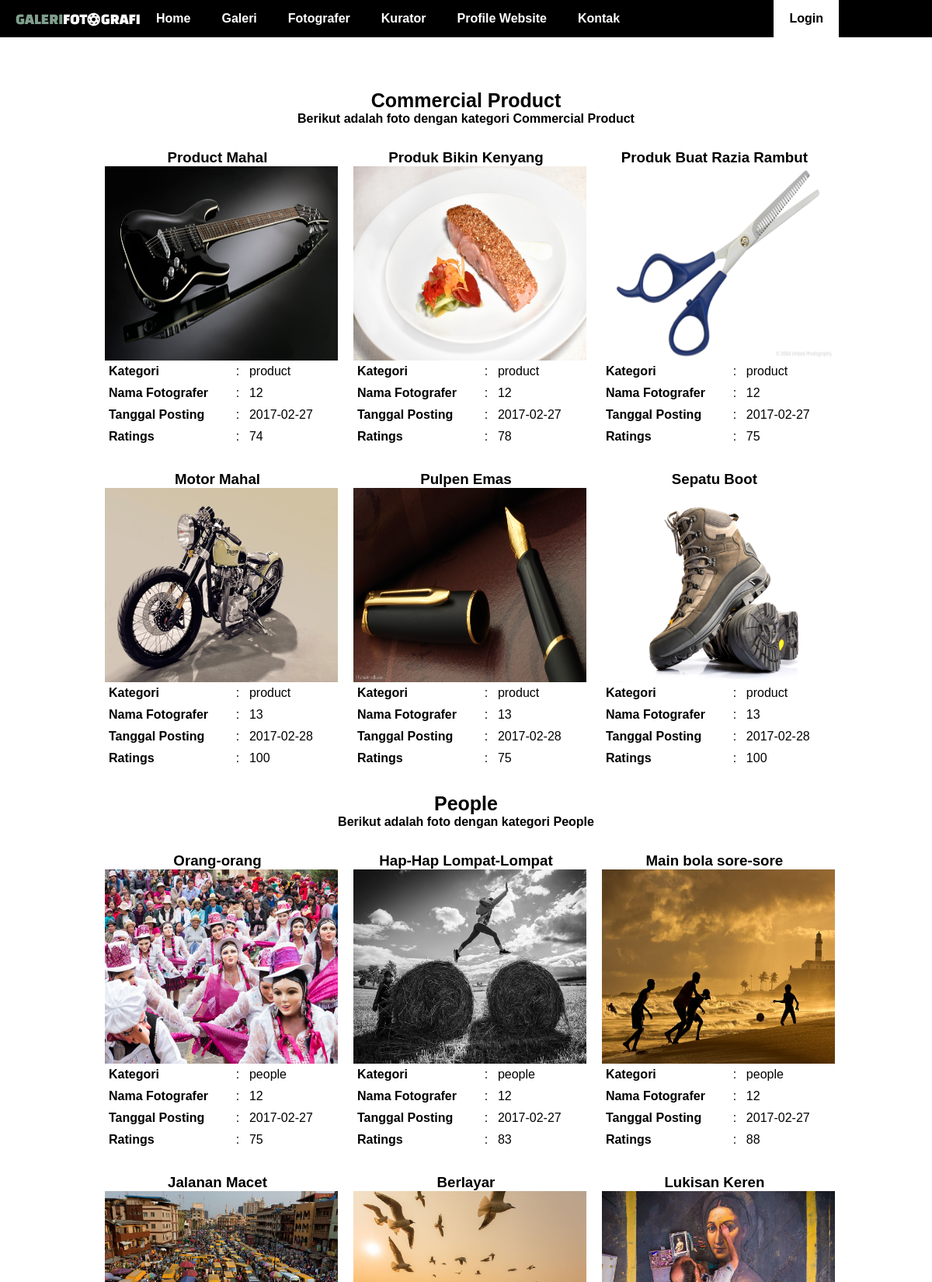
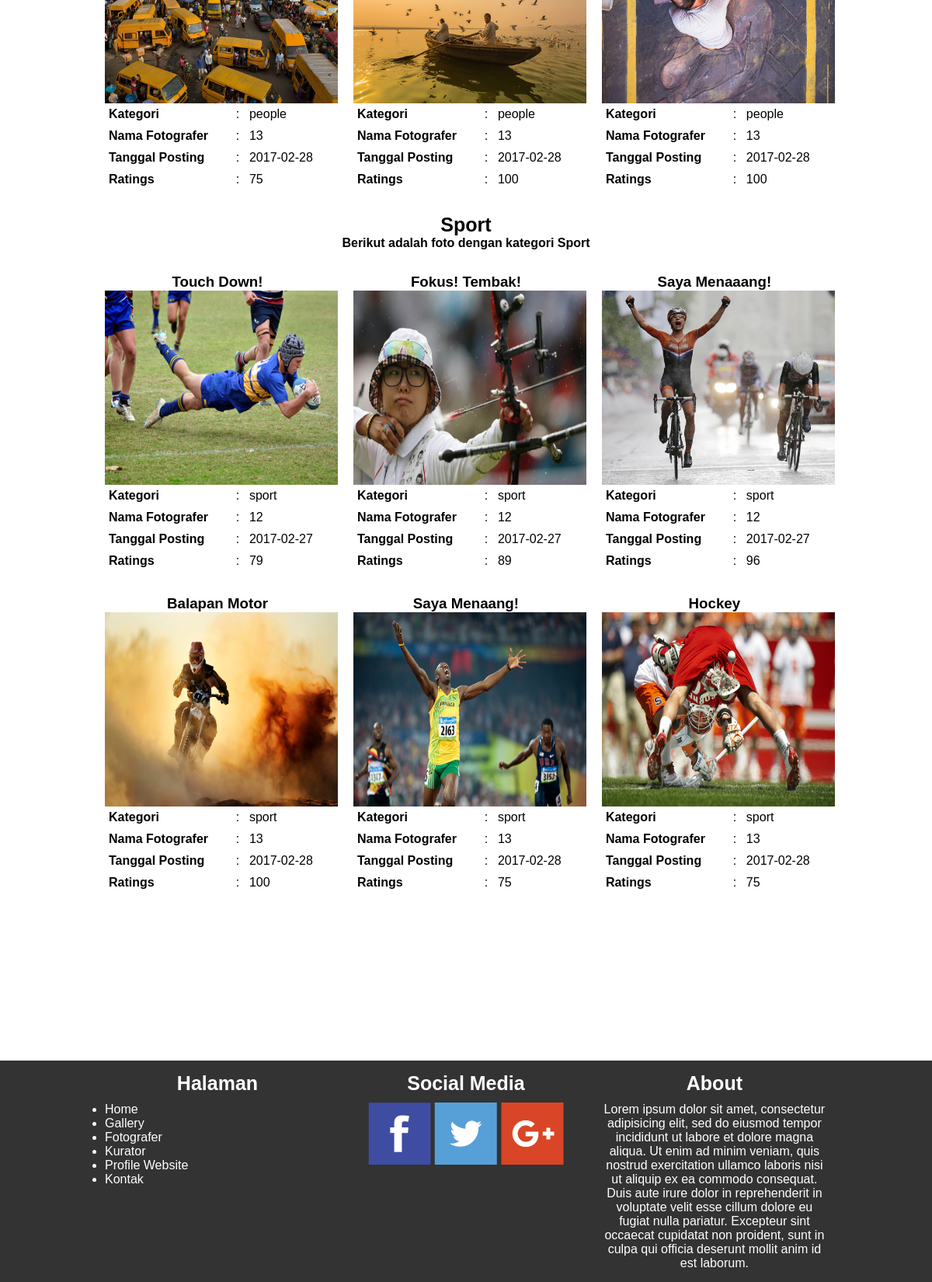
The app's page /?page=gallery with its own data (2 pictures, top to bottom).
### tables this page shows
CREATE TABLE `tb_photo` (
  `id` int(11) NOT NULL,
  `title` varchar(25) NOT NULL,
  `photo` varchar(50) NOT NULL,
  `category` enum('product','people','sport','') DEFAULT NULL,
  `date` date NOT NULL,
  `descPhoto` text NOT NULL,
  `id_user` int(11) NOT NULL,
  `ratings` int(11) DEFAULT NULL
);

### page/gallery.php (the view, shortened to what this page needs)
<?php
  require_once "header.php";
  require_once "core/connection.php";
?>
<section id="gallery">
  <div class="container">
    <div class="row area" style="padding-top:100px;">
<?php
$product_query = "SELECT * FROM tb_photo WHERE category ='product' && ratings >= 74 ";
$product_result = $conn->query($product_query);
?>
      <div class="col-12">
        <h1 class="master-title">Commercial Product</h1>
        <p class="main-title-desc"><b>Berikut adalah foto dengan kategori Commercial Product</b></p>
      </div>
<?php
 if($product_result->num_rows > 0){
   while($product = $product_result->fetch_assoc()){
?>
      <div class="col-4">
        <h3 class="titlePhoto"><a href="?page=photo&action=view&id=<?= $product['id'];?>"><?= $product['title']; ?></a></h3>
        <a href="?page=photo&action=view&id=<?= $product['id'];?>"><img src="asset/img/<?= $product['photo']; ?>" class="box-photo" style="margin: auto; display:block;"></a>
        <table>
          <tr>
            <td><b>Kategori</b></td>
            <td>:</td>
            <td><?= $product['category']; ?></td>
          </tr>
          <tr>
            <td><b>Nama Fotografer</b></td>
            <td>:</td>
            <td><?= $product['id_user']; ?></td>
          </tr>
          <tr>
            <td><b>Tanggal Posting</b></td>
            <td>:</td>
            <td><?= $product['date']; ?></td>
          </tr>
          <tr>
            <td><b>Ratings</b></td>
            <td>:</td>
            <td><?= $product['ratings']; ?></td>
          </tr>
        </table>
      </div>
<?php } }?>
<?php
$people_query = "SELECT * FROM tb_photo WHERE category='people' && ratings >= 74 ";
$people_result = $conn->query($people_query);
?>
<div class="col-12">
  <h1 class="master-title">People</h1>
  <p class="main-title-desc"><b>Berikut adalah foto dengan kategori People</b></p>
</div>
<?php
 if($people_result->num_rows > 0){
   while($people = $people_result->fetch_assoc()){
?>
      <div class="col-4">
        <h3 class="titlePhoto"><a href="?page=photo&action=view&id=<?= $people['id'];?>"><?= $people['title']; ?></a></h3>
        <a href="?page=photo&action=view&id=<?= $people['id'];?>"><img src="asset/img/<?= $people['photo']; ?>" class="box-photo" style="margin: auto; display:block;"></a>
        <table>
          <tr>
            <td><b>Kategori</b></td>
            <td>:</td>
            <td><?= $people['category']; ?></td>
          </tr>
          <tr>
            <td><b>Nama Fotografer</b></td>
            <td>:</td>
            <td><?= $people['id_user']; ?></td>
          </tr>
          <tr>
            <td><b>Tanggal Posting</b></td>
            <td>:</td>
            <td><?= $people['date']; ?></td>
          </tr>
          <tr>
            <td><b>Ratings</b></td>
            <td>:</td>
            <td><?= $people['ratings']; ?></td>
          </tr>
        </table>
      </div>
<?php } }?>
<?php
$sport_query = "SELECT * FROM tb_photo WHERE category='sport' && ratings >= 74 ";
$sport_result = $conn->query($sport_query);
?>
<div class="col-12">
  <h1 class="master-title">Sport</h1>
  <p class="main-title-desc"><b>Berikut adalah foto dengan kategori Sport</b></p>
</div>
<?php
 if($sport_result->num_rows > 0){
   while($sport = $sport_result->fetch_assoc()){
?>
      <div class="col-4">
        <h3 class="titlePhoto"><a href="?page=photo&action=view&id=<?= $sport['id'];?>"><?= $sport['title']; ?></a></h3>
        <a href="?page=photo&action=view&id=<?= $sport['id'];?>"><img src="asset/img/<?= $sport['photo']; ?>" class="box-photo" style="margin: auto; display:block;"></a>
        <table>
          <tr>
            <td><b>Kategori</b></td>
            <td>:</td>
            <td><?= $sport['category']; ?></td>
          </tr>
          <tr>
            <td><b>Nama Fotografer</b></td>
            <td>:</td>
            <td><?= $sport['id_user']; ?></td>
          </tr>
          <tr>
            <td><b>Tanggal Posting</b></td>
            <td>:</td>
            <td><?= $sport['date']; ?></td>
          </tr>
          <tr>
            <td><b>Ratings</b></td>
            <td>:</td>
            <td><?= $sport['ratings']; ?></td>
          </tr>
        </table>
      </div>
<?php } }?>
    </div>
  </div>
</section>
<?php require_once "footer.php" ?>

### asset/style.css (style rules this page uses)
* { margin: 0px; padding: 0px; box-sizing : border-box; font-family: Helvetica; }
.container { width: 80%; margin: auto; }
.row { content: ''; clear: both; display: table; }
[class*="col-"] { padding: 15px; float: left; }
.col-4 { width: 33.33%; }
.col-12 { width: 100%; }
.master-title { font-size: 25px; text-align: center; }
.area { padding-top: 200px; }
.main-title-desc { text-align: center; }
.titlePhoto { text-align: center; }
.box-photo { width: 300px; height: 250px; }
table { border-collapse: collapse; width: 100%; }
td, th { padding: 5px; }

### page/gallery.php (style rules this page uses)
a { text-decoration: none; color: #000; }

### records on screen
tb_photo: title "Product Mahal", photo (picture), category "product", id_user "12", date "2017-02-27", ratings "74"
tb_photo: title "Produk Bikin Kenyang", photo (picture), category "product", id_user "12", date "2017-02-27", ratings "78"
tb_photo: title "Produk Buat Razia Rambut", photo (picture), category "product", id_user "12", date "2017-02-27", ratings "75"
tb_photo: title "Motor Mahal", photo (picture), category "product", id_user "13", date "2017-02-28", ratings "100"
tb_photo: title "Pulpen Emas", photo (picture), category "product", id_user "13", date "2017-02-28", ratings "75"
tb_photo: title "Sepatu Boot", photo (picture), category "product", id_user "13", date "2017-02-28", ratings "100"
tb_photo: title "Orang-orang", photo (picture), category "people", id_user "12", date "2017-02-27", ratings "75"
tb_photo: title "Hap-Hap Lompat-Lompat", photo (picture), category "people", id_user "12", date "2017-02-27", ratings "83"
tb_photo: title "Main bola sore-sore", photo (picture), category "people", id_user "12", date "2017-02-27", ratings "88"
tb_photo: title "Jalanan Macet", photo (picture), category "people", id_user "13", date "2017-02-28", ratings "75"
tb_photo: title "Berlayar", photo (picture), category "people", id_user "13", date "2017-02-28", ratings "100"
tb_photo: title "Lukisan Keren", photo (picture), category "people", id_user "13", date "2017-02-28", ratings "100"
tb_photo: title "Touch Down!", photo (picture), category "sport", id_user "12", date "2017-02-27", ratings "79"
tb_photo: title "Fokus! Tembak!", photo (picture), category "sport", id_user "12", date "2017-02-27", ratings "89"
tb_photo: title "Saya Menaaang!", photo (picture), category "sport", id_user "12", date "2017-02-27", ratings "96"
tb_photo: title "Balapan Motor", photo (picture), category "sport", id_user "13", date "2017-02-28", ratings "100"
tb_photo: title "Saya Menaang!", photo (picture), category "sport", id_user "13", date "2017-02-28", ratings "75"
tb_photo: title "Hockey", photo (picture), category "sport", id_user "13", date "2017-02-28", ratings "75"
